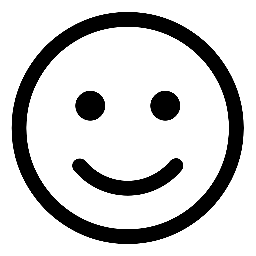
#> input picture src/figs/smiley.png, 256 x 256 px, found by its file name
$ jupyter execute --allow-errors cor2.ipynb
#> lines starting #> are read from the running program, lines starting #| are printed output that depends on the picture
(labs:cor2)=
# Correction of lab 2

<hr>

## 📌 Commentaires pour les intervenants

**Exercice sur la convolution**

* 📣 Conseillez aux étudiants de représenter les PSF, en plus du résultat de la convolution.
  Laissez-les réfléchir un peu pour savoir comment ils peuvent s'y prendre
  (sachant que pour la gaussienne, on n'utiliser pas une matrice, mais la fonction `gaussian`).
  L'idée est de convoluer un dirac (qu'il faut alors créer !).

* Ils peuvent également essayer d'utiliser d'autres PSF.

**Exercice sur la transformée de Fourier**

* Il est possible que le module ne soit pas visible.
  Dans ce cas, expliquer que les intensités sont écrasées (l'intensité de la fréquence nulle étant très grande).
  Une solution est d'afficher le logarithme du module (en valeur absolue) :
  c'est en fait une transformation d'histogramme, comme on a vu dans la séance précédente.

* Dès qu'ils affichent le résultat pour plusieurs images, discuter avec eux de ce qu'ils observent, et donc interprètent.

**Exercice sur le filtrage**

* C'est un nouvel exercice qu'on ne faisait pas les années précédentes !
  Je l'ai rajouté (en remplacement d'un précédent) pour donner un côté pratique au produit de convolution et à la transformée de Fourier

* Attention, comme il est question de crénelage (_aliasing_), il ne faut pas afficher les images dans le notebook avec `imshow`,
  car les images seront forcément affichées avec un zoom qu'on ne peut pas contrôler, et donc qui risque d'ajouter de l'aliasing...
  À la place, utiliser l'afficheur Linux de base après avoir enregistré les images, en veillant à avoir un zoom à 100 %.
  On peut d'ailleurs faire en sorte que cet afficheur soit toujours visible
  en cliquant sur la barre de titre de la fenêtre avec le bouton droit,
  puis en sélectionnant « Toujours au premier plan ».
  📣 Tout ceci sera à faire en point oral aux étudiants.

* 📣 Un autre point oral à faire : expliquer comment fonctionne le masque à appliquer sur la DCT de l'image.
  Je pense qu'un petit schéma de ce masque, en expliquant les coordonnées du carré de 1 peut être intéressant.

**Exercice sur la compression JPEG**

* Certains étudiants peuvent être étonnés que l'image associée au coefficient (0,0) soit toute noire (cf. correction).
  S'ils ne sont pas étonnés, leur faire remarquer !
  La raison est la colormap qui n'est pas identique avec les autres reconstruction : l'image ici est constante, mais pas nulle.

* L'EQM (MSE) n'a pas été vue en cours (mais la définition est dans l'énoncé).

* Si les étudiants ont fini ce TP et bien répondu à vos questions, ils peuvent terminer le TP 1.

<hr>

[cell 1]
import numpy as np
import scipy as sp
import skimage as ski
import skimage.io as io
import skimage.filters as flt
import skimage.transform as tr
import matplotlib.pyplot as plt
import scipy.fftpack as fftpack

## Convolution

### Objectives

* know how to use the function `scipy.ndimage.convolve` to apply the convolution product
* be able to identify the kernel applied on a convolved image

### Convolution

Before convolving the image by the different filters, it is interesting to display the filters themselves.
In case there is no explicit matrix to represent a filter, as with the Gaussian filter `skimage.filters.gaussian`,
we can simply convolve the filter by an image containing only one non-zero pixel.
Indeed, this image is equivalent to a Dirac pulse $\delta$ which is the neutral element of the convolution product.

The two last kernels are defined with:

[cell 2]
h = np.array([[1, -1]])

(note the double brackets, so as to get a 2D array) and

[cell 3]
N = 30
h = np.ones((1,N)) / N

The results of the convolutions are shown below, for both the "Dirac pulse" and the smiley.

[cell 4]
# Filtres à appliquer

def identity(f):
    return f

def gauss(f):
    return flt.gaussian(f,4)

def diff(f):
    h = np.array([[1, -1]])
    return sp.ndimage.convolve(f, h)

def mouv(f):
    N = 30 # longueur du filtre
    h = np.ones((1,N)) / N
    return sp.ndimage.convolve(f, h)

def duplicate(f):
    h = np.zeros((10,1))
    h[0,] = 1
    h[9,] = 1
    return sp.ndimage.convolve(f, h)

# Dictionnaire des convolutions
convs = {
    "Image": identity,
    "Gaussian blur": gauss,
    "Gradient": diff,
    "Motion blur": mouv,
    #"Dédoublement": duplicate
}

K = len(convs)

[cell 5]
# Images

# Dirac
img1 = np.zeros((100,100))
img1[50,50] = 1

# Smiley
img2 = io.imread('smiley.png')
#> img2 is the input picture: shape (256, 256); min 0, max 255, mean 203.5
img2 = ski.img_as_float(img2)

# Liste des images
images = [img1, img2]

[cell 6]
# Convolutions

# Boucle sur les images
for f in images:

    # Nouvelle figure
    plt.figure(figsize=(17,10))
    i = 0

    # Boucle sur les convolution
    for name,c in convs.items():

        i = i + 1
        plt.subplot(1,K,i)
        plt.imshow(c(f), cmap="gray")
        plt.title(name)
#> this loop made 2 passes

The function `skimage.filters.gaussian` defines a Gaussian kernel (this is the second image above).
The result of the function is the convolution product of this Gaussian kernel with the image given as a parameter of the function.

The "gradient" image brings out the vertical contours of the image.
We will reuse such a filter in [](edge-detection).

## Properties of the Fourier transform

### Objectives
* manipulation of `fft2` et `fftshift`
* display adequately the magnitude of the Fourier transform to see the details
* observe the effect of a contraction-dilation
* observe the effect of a rotation
* observe the effect of a translation

### Some remarks

* After computing the Fourier transform with `numpy.fft.fft2`,
  use the function `numpy.fft.fftshift` to shift the zero frequencies at the centre of the image.
* The Fourier transform being complex, its display is not straightforward:
  so one need to show its magnitude (`numpy.absolute`) and argument (`numpy.angle`).

### Results

[cell 7]
#Supprime les warnings indiquant les log(0)
import warnings
warnings.filterwarnings('ignore')

#> (the rest of this cell did not finish here and is left out)

This exercise highlights some properties of the Fourier transform.

* The images `s1` and `s2` show that a "contraction" in the spatial domain
  (the bands from `s1` to `s2` get closer and narrower) results in "dilation" in the frequency domain
  (the points diverge, even if the pattern remains overall the same, whether on the magnitude and the argument).
* A rotation in the spatial domain results in an identical rotation in the frequency domain
  (`s3` is a rotation of 90 ° of `s2`).
* A spatial shift implies a modification on the argument (but not on the magnitude), hence the name of _phase shift_
   (the white square of the images `s4` and `s5` has been translated).

## Filtering aliasing

### Objectives
* Define and apply a filter for a real application
* Discover aliasing in images

**Warning**: because Jupyter Lab and Matplotlib show images with a rescaling, the function `imshow` can introduce aliasing,
even if there is no aliasing in the actual image.
Therefore, do not use `imshow` in this exercice, but save the image (with `skimage.io.imsave`) and display it by using an external viewer.

### Downsampling and filtering

Three images are generated:
* the original one, rescaled by a factor $S$,
* the original one, filtered by a Gaussian filter, then rescaled by a factor $S$,
* the original one, filtered by an ideal low-pass filter (defined in the Fourier domain), then rescaled by a factor $S$.

Note that when using the inverse Fourier transform, you may have to get the real part of the result, if it is complex.

[cell 8]
# Original image
x = io.imread("roof.jpg")
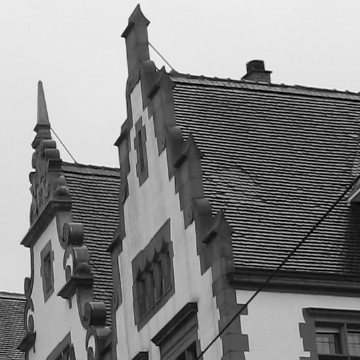
#> input picture _images/roof.jpg, 360 x 360 px, found by its file name
#> x is the input picture: shape (360, 360); min 0, max 245, mean 134.7

[cell 9]
# Scaling without low-pass filtering
y = x[::3,::3]
io.imsave("roof-none.png",y)

[cell 10]
# Scaling with Gaussian filtering
x_filtered = flt.gaussian(x, 1.4)
y = x_filtered[::3,::3]
io.imsave("roof-gaussian.png",y)

[cell 11]
# Scaling with ideal low-pass filtering, in the Fourier domain

# Image FFT
X = np.fft.fft2(x)
X = np.fft.fftshift(X)

The mask is of the same size that the Fourier transform `X` of the original image.
The low frequencies must be 1 and the high frequency 0, as in the image below (the pixels 1 are in the center to manage the use of `fftshift`):

[cell 12]
# Zero image
M, N = X.shape
#> M = 360; N = 360
Mask = np.zeros((M,N))

# Cutoff frequency (between 0 and 1)
f = .5

# Region where the filter equals 1
a = int(M/2*(1-f))
#> a = 90
b = int(M/2*(1+f))
#> b = 270
c = int(N/2*(1-f))
#> c = 90
d = int(N/2*(1+f))
#> d = 270
Mask[a:b,c:d] = 1

[cell 13]
X_filtered = X*Mask
X_masked = X_filtered.copy() # for display

# Inverse FFT
X_filtered = np.fft.ifftshift(X_filtered)
x_filtered = np.fft.ifft2(X_filtered)
x_filtered = np.real(x_filtered)
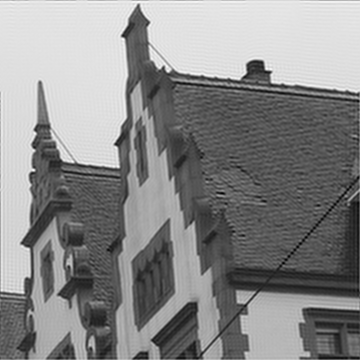
#> x_filtered: shape (360, 360) float64; min -17.19, max 264.2, mean 134.7; drawn with min black and max white
y = x_filtered[::3,::3]
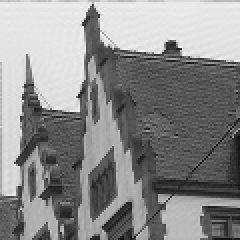
#> y: shape (120, 120) float64 (shown 2 times larger); min -15.69, max 259, mean 134.7; drawn with min black and max white

io.imsave("roof-ideal.png",y)

[cell 14]
# Display the mask

fig, axs = plt.subplots(1, 2, figsize=(10,5))
axs[0].imshow(Mask, cmap="gray")
axs[0].set_title("Mask")
axs[1].imshow(np.log(np.abs(X_masked)+1e-1), cmap="gray")
axs[1].set_title("Mask multiplied by the image FFT\n(magnitude)")
plt.show()

You should obtain the following results.
The aliasing is clearly visible on the first image, where no filter has been applied:
a weird effect is visible on the tiles.
The Gaussian filter strongly attenuates the effect, and the ideal filter is better.

[cell 15]
images = ["roof-none", "roof-gaussian", "roof-ideal"]
titles = ["No anti-aliasing", "Gaussian filter", "Ideal filter"]
fig, axs = plt.subplots(1, 3, figsize=(8,3))
#> (the rest of this cell did not finish here and is left out)

## Lossy compression

### Objectives
* know how to implement the basic principle of JPEG compression
* use the discrete cosine transform
* analyze the effect of compression on visual quality and PSNR

[cell 16]
import warnings
warnings.filterwarnings("ignore")

[cell 17]
# [11 lines of commented-out code are left out]

### Images of the DCT basis

First of all, it is interesting to view the elements of the DCT basis.

Since the images of the base correspond to a single non-zero coefficient in the domain of the transform,
a solution to display these images is to create images that are zero in the domain of the transform, except in a single pixel.
By using the function `scipy.fftpack.idctn`, we can get the corresponding 2D cosine.
The low frequencies are at the top left.

Here are some examples of images of the base (on the first line) and their DCT (on the second line) for a size of 8 × 8 pixels.

[cell 18]
# [11 lines of commented-out code are left out]

[cell 19]
# Pixels (dans le domaine de la DCT) à considérer
px = ( (0,0), (1,0), (0,1), (1,1), (2,3), (7,7) )
I = len(px)

plt.figure(figsize=(17,6))

for i, p in enumerate(px):

    # DCT (nulle partout sauf au pixel p)
    X = np.zeros((8,8))
    X[p] = 1

    # DCT inverse (ne pas oublier l'option norm='ortho' !)
    x = fftpack.idctn(X, norm='ortho')

    # Affichage de l'image de la base
    plt.subplot(2,I,i+1)
    plt.imshow(x, cmap='gray')
    plt.title('Image')

    # Affichage de la DCT
    plt.subplot(2,I,i+I+1)
    plt.imshow(X, cmap='gray')
    plt.title('DCT')

It can be seen that the pixels at the top left of the DCT (therefore close to the origin) correspond to a low-frequency
since the corresponding image is a 2D cosine of low frequency in the spatial domain.
Conversely, the pixel at the bottom right is the very high frequency component:
the intensity of the pixels changes very quickly in the image.

### Application of the JPEG principle

Unlike the Fourier transform which decomposes an image as complex exponentials, the DCT decomposes an image as real cosines.
Therefore the result is not complex; there is no need to display modulus and phase.
Yet, the zero frequency coefficient being much greater than the others,
the contrast of the DCT must be modified (how?) to visualize it.

[cell 20]
x = io.imread("squirrel.png")
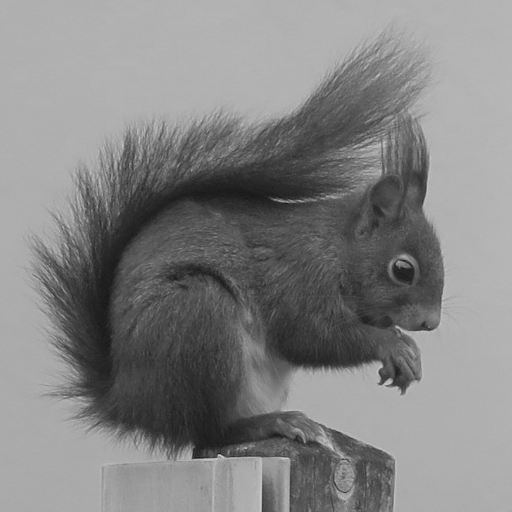
#> input picture restoration/squirrel.png, 512 x 512 px, found by its file name
#> x is the input picture: shape (512, 512); min 23, max 213, mean 131
X = fftpack.dctn(x, norm='ortho')

plt.figure(figsize=(12,5))
plt.subplot(1,2,1)
plt.imshow(x, cmap="gray")
plt.title('Squirrel')
plt.subplot(1,2,2)
plt.imshow(np.log(np.absolute(X)), cmap='gray')
plt.title('DCT of squirrel\n(absolute value and enhanced contrast)');
plt.show()

We can notice (even if it is not obvious) that the low-frequency coefficients are more energetic than the others.
This means that the image is mostly made up of low frequencies.

To perform the compression, we choose to cancel the high-frequency pixels using a square mask of side $C$.
The size of the square divided by the image size corresponds to the compression rate.

[cell 21]
# Taille (en pixels) du carré utilisé pour le masque
C = 120

# Taille de l'image originale
(M, N) = x.shape
#> M = 512; N = 512

# Taux de compression
taux = (C*C) / (M*N)
#> taux = 0.0549

[cell 22]
# Copie de la DCT
Y = X.copy()

# Masque
Mask = np.zeros(Y.shape)
Mask[:C,:C] = 1
Z = Y*Mask
z = fftpack.idctn(Z, norm='ortho')

# Affichage
plt.figure(figsize=(12,5))
plt.subplot(1,2,1)
plt.imshow(z, cmap='gray')
plt.title('Squirrel (with compression rate : {:.0f} %)'.format(taux*100))
plt.subplot(1,2,2)
plt.imshow(np.log(np.absolute(Z)), cmap='gray')
plt.title('Squirrel DCT (after compression)');
plt.show()
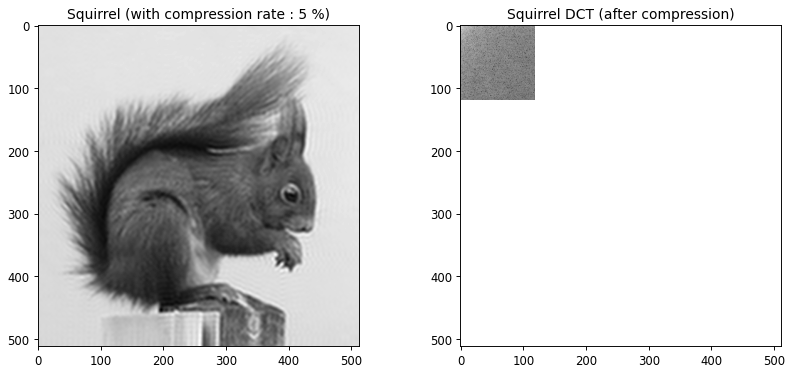
#> figure drawn by matplotlib, 2 panels

Note that even with a very high compression rate, the visual result is very good:
it is very difficult to observe the differences between the two images.
This observation is also confirmed by the low value of the MSE:

[cell 23]
Delta = 255
b = z - x
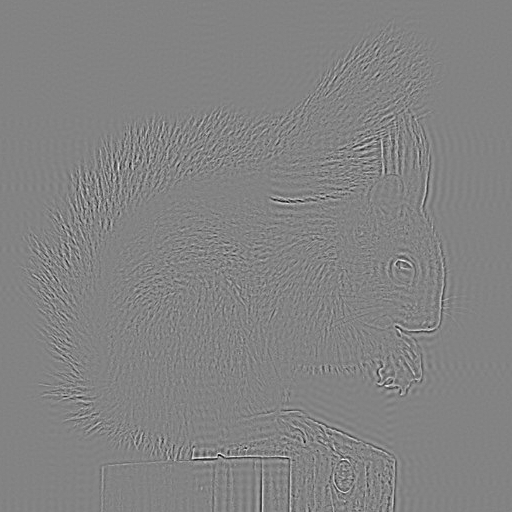
#> b: shape (512, 512) float64; min -72.59, max 68.51, mean 0; drawn with min black and max white
Pb = np.linalg.norm(b)**2 / (M*N)
#> Pb = 36.4
PSNR = 10*np.log10(Delta**2/Pb)
#> PSNR = 32.52
EQM =  np.linalg.norm(b)**2 / (M*N)
#> EQM = 36.4

plt.figure(figsize=(12,12))
plt.subplot(2,2,1)
plt.imshow(x, cmap='gray')
plt.title('Original image')
plt.subplot(2,2,2)
plt.imshow(z, cmap='gray')
plt.title(f'Compressed image (MSE = {EQM:.2e})')
plt.subplot(2,1,2)
plt.imshow(b,cmap='gray')
plt.title('Difference')
plt.show()

The difference image is interesting because we can see that the errors are mainly located in the areas of high frequencies
(contours, tail...).
This makes sense since it is precisely these high frequencies that have been cancelled.

JPEG compression plays on the fact that the human eye is not sensitive to these high-frequency changes.

###  MSE evolution

The previous procedure is now used with different size of the mask,
in order to calculate the MSE between the compressed image and the original image.
The PSNR is also indicated, it is a measure that we will see in a future course.

[cell 24]
Delta = 255
taux = np.linspace(0,1,50)
EQM = np.zeros(taux.shape)
PSNR = np.zeros(taux.shape)
Px = np.linalg.norm(x)**2 / (M*N)
#> Px = 19621.2

from numpy import sqrt

for i, t in enumerate(taux):

    C = np.sqrt(t*M*N)
    C = int(round(C))

    # Compression
    Y = X;
    Mask = np.zeros(Y.shape)
    Mask[:C,:C] = 1
    Z = Y*Mask
    z = fftpack.idctn(Z, norm='ortho')

    # Différence entre les deux images
    b = z - x

    # EQM
    EQM[i] = np.linalg.norm(b)**2 / (M*N)

    # PSNR
    PSNR[i] = 10*np.log10(Delta**2/EQM[i])
#> this loop made 50 passes
#> pass 1, `b = z - x`:
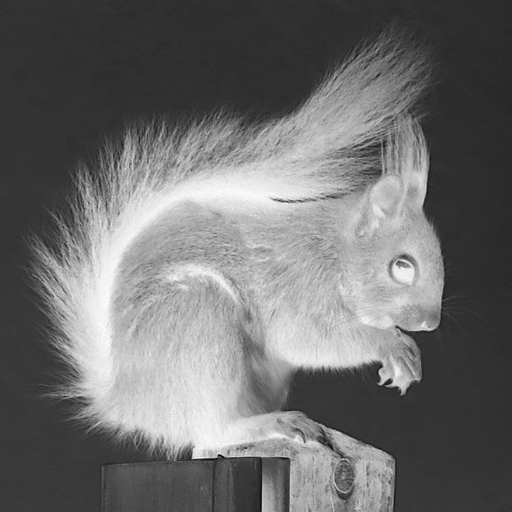
#> b: shape (512, 512) float64; min -213, max -23, mean -131; drawn with min black and max white
#> after the loop: Mask: shape (512, 512) float64; every value is 1
#> after the loop:
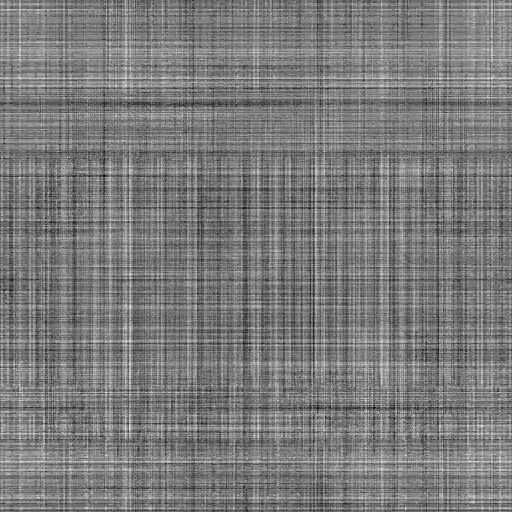
#> b: shape (512, 512) float64; min -1.28e-13, max 1.71e-13, mean 1.61e-14; drawn with min black and max white
#> after the loop, EQM = 50 values, max 19621.2 at index 0, min 1.29e-27 at index 49, mean 400.7; PSNR = 50 values from 5.2 to 317

    # Taux de compression
#     taux[i] = 1-count_nonzero(Mask)/(M*N)

# Affichage
plt.figure(figsize=(12,5))
plt.subplot(1,2,1)
plt.plot(taux,PSNR)
plt.xlabel('Compression rate')
plt.ylabel('PSNR (dB)')
plt.subplot(1,2,2)
plt.plot(taux,EQM)
plt.xlabel('Compression rate')
plt.ylabel('MSE')
plt.show()
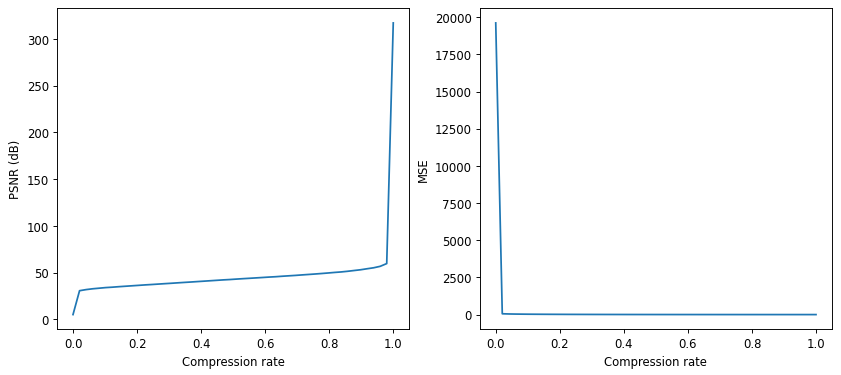
#> figure drawn by matplotlib, 2 panels; panel 1: curve peaks at x = 1, y = 317; panel 2: curve peaks at x = 0, y = 19621.2

The analysis of the curves leads to the following conclusions.
* The larger the PSNR, the better the picture quality:
   so it makes sense that it increases as the compression ratio increases.
* Conversely, MSE measures the difference between the compressed image and the original image:
   as the compression ratio increases, the difference becomes smaller and smaller.
* For very large compression ratios, a small variation in the ratio implies a rapid variation in PSNR:
   it drops rapidly. However, their values remain above 80 dB,
   which still corresponds to very good quality.

In classic JPEG compression, the DCT is not directly calculated on the whole image, but on 8 × 8 size thumbnails, as is done below.

### Compression on 8×8 sub-images

The image is divided into blocks of 8×8 pixels, then the DCT is computed on each block,
and finally, the high frequencies of each DCT are cancelled.
To highlight the blocking effect that can appear when the compression is too strong,
the size of the mask is small compared to the size of the sub-images.

[cell 25]
C = 2

B = 8
z = np.zeros(x.shape)

X = fftpack.dctn(x, norm='ortho')

for m in range(M//B):
    for n in range(N//B):
        m1 = m*B
        m2 = (m+1)*B
        n1 = n*B
        n2 = (n+1)*B
        y = x[m1:m2,n1:n2].copy()
        Y = fftpack.dctn(y, norm='ortho')
        b = np.linspace(0, B, B)
        Mask = np.zeros(Y.shape)
        Mask[:C,:C] = 1
        Z = Y*Mask
        z[m1:m2,n1:n2] = fftpack.idctn(Z, norm='ortho')

taux = (C*C) / (B*B)

# Affichage
x1, x2, y1, y2 = 240, 290, 240, 290
plt.figure(figsize=(12,12))
plt.subplot(2,2,1)
plt.imshow(x, cmap='gray')
plt.plot([x1, x1, x2, x2, x1], [y1, y2, y2, y1, y1], color="#00ff00")
plt.title('Squirrel')
plt.subplot(2,2,2)
plt.imshow(z, cmap='gray')
plt.plot([x1, x1, x2, x2, x1], [y1, y2, y2, y1, y1], color="#0000ff")
plt.title('Squirrel (compression rate : {:.2f} %)'.format(taux*100))
ax = plt.subplot(2,2,3)
for pos in ['bottom', 'top', 'left', 'right']:
    ax.spines[pos].set_color('#00ff00')
    ax.spines[pos].set_linewidth(2)
plt.imshow(x[x1:x2,y1:y2], cmap='gray')
plt.title('Zoom')
ax = plt.subplot(2,2,4)
for pos in ['bottom', 'top', 'left', 'right']:
    ax.spines[pos].set_color('#0000ff')
    ax.spines[pos].set_linewidth(2)
plt.imshow(z[x1:x2,y1:y2], cmap='gray')
plt.title('Zoom')
plt.show()
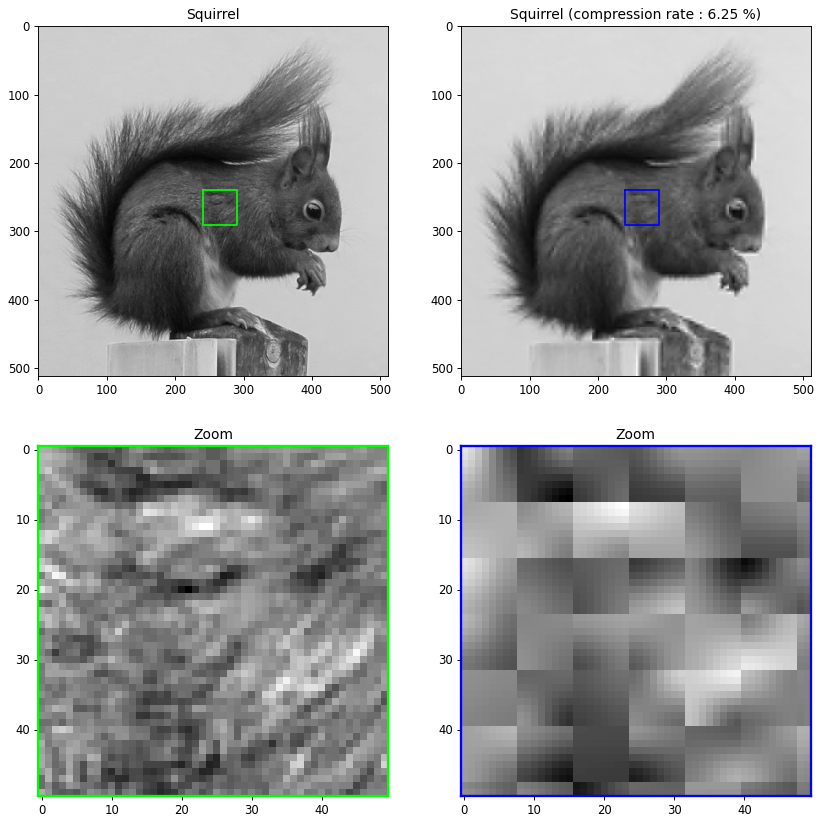
#> figure drawn by matplotlib, 4 panels
